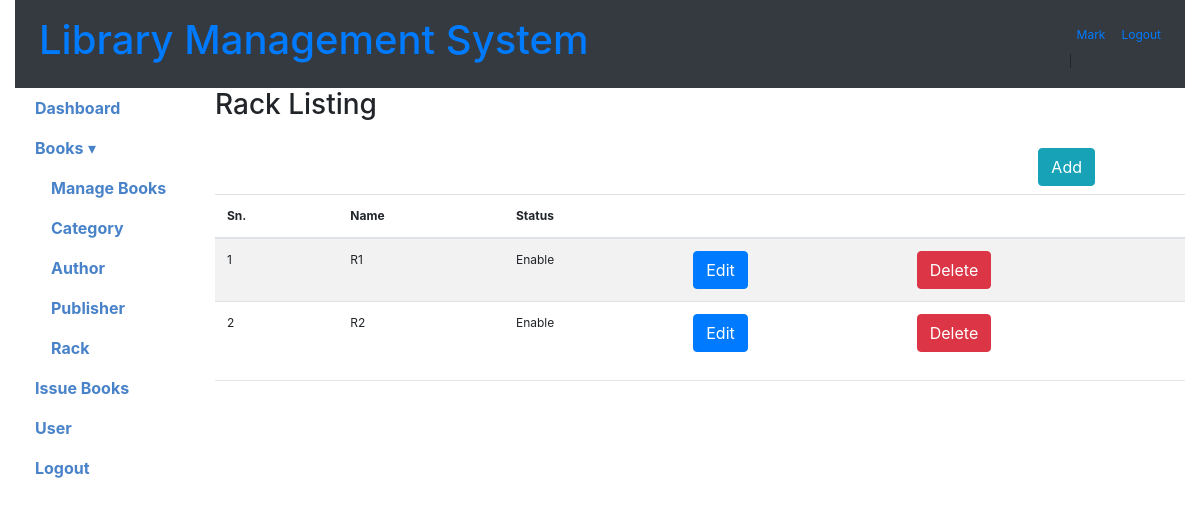
The page /rack (signed in) on the database its author committed.
### tables this page shows
CREATE TABLE rack (
  rackid INTEGER NOT NULL PRIMARY KEY AUTOINCREMENT,
  name TEXT NOT NULL,
  status TEXT CHECK(status IN ('Enable', 'Disable')) NOT NULL DEFAULT 'Enable'
);

### app.py (the view)
@app.route("/rack", methods=['GET', 'POST'])
def rack():
    if 'loggedin' in session:
        conn = get_db_connection()
        cursor = conn.cursor()
        cursor.execute("SELECT rackid, name, status FROM rack")
        racks = cursor.fetchall()
        conn.close()
        return render_template("rack.html", racks=racks)
    return redirect(url_for('login'))

### app.py (called while the page is built)
def get_db_connection():
    conn = sqlite3.connect('library-system.db')
    conn.row_factory = sqlite3.Row
    return conn

### templates/rack.html (shortened to what this page needs)
{% include 'header.html' %}
<body>
  <div class="container-fluid" id="main">
	{% include 'top_menus.html' %}
    <div class="row row-offcanvas row-offcanvas-left">
	  {% include 'left_menus.html' %}
      <div class="col-md-9 col-lg-10 main">
		<h3>Rack Listing</h3>
			<br>
			<div class="float-right mb-2 col-md-2">
				<button type="button" id="addRack" class="btn btn-info" title="Add user"><span class="glyphicon glyphicon-plus">Add</span></button>
			</div>
			<table class="table table-striped">
			<thead>
			  <tr>
				<th>Sn.</th>
				<th>Name</th>
				<th>Status</th>
				<th></th>
				<th></th>
			  </tr>
			</thead>
			<tbody>
			  {% for rack in racks %}
				  <tr>
					<td>{{rack.rackid}}</td>
					<td>{{rack.name}}</td>
					<td>{{rack.status}}</td>
					<td><a href="{{url_for('editRack', rackid=rack.rackid)}}" class="btn btn-primary">Edit</a></td>
					<td><a href="{{url_for('delete_rack', rackid=rack.rackid)}}" class="btn btn-danger">Delete</a></td>
				  </tr>
			{% endfor %}
			</tbody>
		  </table>
        <hr>
       </div>
      </div>
    </div>
  </body>
</html>

### static/style/dashboard.css (style rules this page uses)
body { font-size:12px; }

### rows shown on the page
rack: rackid "1", name "R1", status "Enable"
rack: rackid "2", name "R2", status "Enable"

### other values the page prints
{{ session.name }} "Mark"
